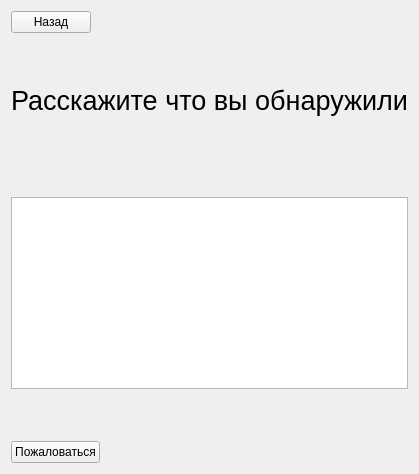
<?xml version="1.0" encoding="UTF-8"?>
<ui version="4.0">
 <class>addreport</class>
 <widget class="QWidget" name="addreport">
  <property name="geometry">
   <rect>
    <x>0</x>
    <y>0</y>
    <width>412</width>
    <height>474</height>
   </rect>
  </property>
  <property name="windowTitle">
   <string>Form</string>
  </property>
  <layout class="QGridLayout" name="gridLayout">
   <item row="5" column="2">
    <widget class="QTextEdit" name="textEdit">
     <property name="font">
      <font>
       <family>MS Shell Dlg 2</family>
      </font>
     </property>
    </widget>
   </item>
   <item row="2" column="2">
    <widget class="QLabel" name="label_2">
     <property name="sizePolicy">
      <sizepolicy hsizetype="Expanding" vsizetype="Preferred">
       <horstretch>0</horstretch>
       <verstretch>0</verstretch>
      </sizepolicy>
     </property>
     <property name="font">
      <font>
       <pointsize>20</pointsize>
      </font>
     </property>
     <property name="text">
      <string>Расскажите что вы обнаружили</string>
     </property>
    </widget>
   </item>
   <item row="6" column="2">
    <spacer name="verticalSpacer_2">
     <property name="orientation">
      <enum>Qt::Vertical</enum>
     </property>
     <property name="sizeHint" stdset="0">
      <size>
       <width>20</width>
       <height>40</height>
      </size>
     </property>
    </spacer>
   </item>
   <item row="11" column="2">
    <widget class="QPushButton" name="pushreport">
     <property name="sizePolicy">
      <sizepolicy hsizetype="Fixed" vsizetype="Fixed">
       <horstretch>0</horstretch>
       <verstretch>0</verstretch>
      </sizepolicy>
     </property>
     <property name="text">
      <string>Пожаловаться</string>
     </property>
    </widget>
   </item>
   <item row="3" column="2">
    <spacer name="verticalSpacer">
     <property name="orientation">
      <enum>Qt::Vertical</enum>
     </property>
     <property name="sizeHint" stdset="0">
      <size>
       <width>20</width>
       <height>40</height>
      </size>
     </property>
    </spacer>
   </item>
   <item row="4" column="2">
    <widget class="QLabel" name="FIO">
     <property name="font">
      <font>
       <pointsize>14</pointsize>
       <stylestrategy>PreferDefault</stylestrategy>
      </font>
     </property>
     <property name="contextMenuPolicy">
      <enum>Qt::DefaultContextMenu</enum>
     </property>
     <property name="layoutDirection">
      <enum>Qt::LeftToRight</enum>
     </property>
     <property name="text">
      <string/>
     </property>
    </widget>
   </item>
   <item row="0" column="2">
    <widget class="QPushButton" name="back">
     <property name="sizePolicy">
      <sizepolicy hsizetype="Fixed" vsizetype="Fixed">
       <horstretch>0</horstretch>
       <verstretch>0</verstretch>
      </sizepolicy>
     </property>
     <property name="text">
      <string>Назад</string>
     </property>
    </widget>
   </item>
   <item row="1" column="2">
    <spacer name="verticalSpacer_3">
     <property name="orientation">
      <enum>Qt::Vertical</enum>
     </property>
     <property name="sizeHint" stdset="0">
      <size>
       <width>20</width>
       <height>40</height>
      </size>
     </property>
    </spacer>
   </item>
  </layout>
 </widget>
 <resources/>
 <connections/>
</ui>
